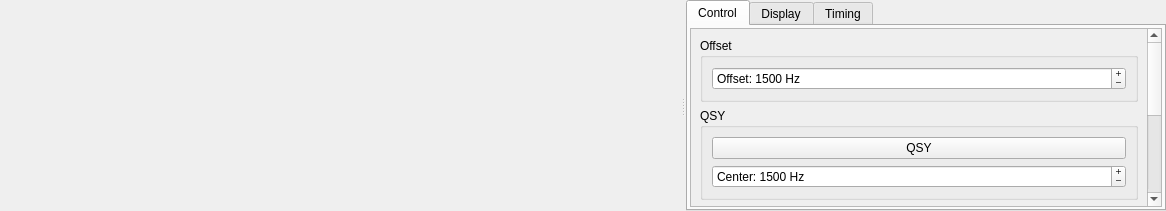
<?xml version="1.0" encoding="UTF-8"?>
<ui version="4.0">
 <class>WideGraph</class>
 <widget class="QWidget" name="WideGraph">
  <property name="geometry">
   <rect>
    <x>0</x>
    <y>0</y>
    <width>1166</width>
    <height>211</height>
   </rect>
  </property>
  <property name="sizePolicy">
   <sizepolicy hsizetype="Expanding" vsizetype="Expanding">
    <horstretch>0</horstretch>
    <verstretch>0</verstretch>
   </sizepolicy>
  </property>
  <property name="windowTitle">
   <string>Dialog</string>
  </property>
  <layout class="QHBoxLayout" name="horizontalLayout_2">
   <property name="spacing">
    <number>1</number>
   </property>
   <property name="leftMargin">
    <number>0</number>
   </property>
   <property name="topMargin">
    <number>0</number>
   </property>
   <property name="rightMargin">
    <number>0</number>
   </property>
   <property name="bottomMargin">
    <number>0</number>
   </property>
   <item>
    <widget class="QSplitter" name="splitter">
     <property name="sizePolicy">
      <sizepolicy hsizetype="Expanding" vsizetype="Expanding">
       <horstretch>0</horstretch>
       <verstretch>0</verstretch>
      </sizepolicy>
     </property>
     <property name="visible">
      <bool>true</bool>
     </property>
     <property name="autoFillBackground">
      <bool>true</bool>
     </property>
     <property name="orientation">
      <enum>Qt::Orientation::Horizontal</enum>
     </property>
     <property name="handleWidth">
      <number>6</number>
     </property>
     <property name="childrenCollapsible">
      <bool>false</bool>
     </property>
     <widget class="CPlotter" name="widePlot" native="true">
      <property name="sizePolicy">
       <sizepolicy hsizetype="Expanding" vsizetype="Expanding">
        <horstretch>0</horstretch>
        <verstretch>0</verstretch>
       </sizepolicy>
      </property>
      <property name="minimumSize">
       <size>
        <width>400</width>
        <height>10</height>
       </size>
      </property>
     </widget>
     <widget class="QWidget" name="controls_widget" native="true">
      <property name="sizePolicy">
       <sizepolicy hsizetype="Preferred" vsizetype="Expanding">
        <horstretch>0</horstretch>
        <verstretch>0</verstretch>
       </sizepolicy>
      </property>
      <property name="minimumSize">
       <size>
        <width>100</width>
        <height>0</height>
       </size>
      </property>
      <property name="autoFillBackground">
       <bool>true</bool>
      </property>
      <layout class="QGridLayout" name="gridLayout">
       <property name="leftMargin">
        <number>0</number>
       </property>
       <property name="topMargin">
        <number>0</number>
       </property>
       <property name="rightMargin">
        <number>0</number>
       </property>
       <property name="bottomMargin">
        <number>0</number>
       </property>
       <property name="horizontalSpacing">
        <number>5</number>
       </property>
       <property name="verticalSpacing">
        <number>0</number>
       </property>
       <item row="0" column="0">
        <widget class="QTabWidget" name="tabWidget">
         <property name="sizePolicy">
          <sizepolicy hsizetype="Minimum" vsizetype="Expanding">
           <horstretch>0</horstretch>
           <verstretch>0</verstretch>
          </sizepolicy>
         </property>
         <property name="tabPosition">
          <enum>QTabWidget::TabPosition::North</enum>
         </property>
         <property name="tabShape">
          <enum>QTabWidget::TabShape::Rounded</enum>
         </property>
         <property name="currentIndex">
          <number>0</number>
         </property>
         <property name="tabBarAutoHide">
          <bool>false</bool>
         </property>
         <widget class="QWidget" name="controlTab">
          <attribute name="title">
           <string>Control</string>
          </attribute>
          <layout class="QVBoxLayout" name="verticalLayout_2">
           <property name="leftMargin">
            <number>2</number>
           </property>
           <property name="topMargin">
            <number>2</number>
           </property>
           <property name="rightMargin">
            <number>2</number>
           </property>
           <property name="bottomMargin">
            <number>2</number>
           </property>
           <item>
            <widget class="QScrollArea" name="scrollArea">
             <property name="widgetResizable">
              <bool>true</bool>
             </property>
             <widget class="QWidget" name="scrollAreaWidgetContents_2">
              <property name="geometry">
               <rect>
                <x>0</x>
                <y>0</y>
                <width>499</width>
                <height>377</height>
               </rect>
              </property>
              <layout class="QVBoxLayout" name="verticalLayout_8">
               <item>
                <widget class="QGroupBox" name="groupBox_7">
                 <property name="title">
                  <string>Offset</string>
                 </property>
                 <layout class="QVBoxLayout" name="verticalLayout_11">
                  <item>
                   <widget class="QSpinBox" name="offsetSpinBox">
                    <property name="buttonSymbols">
                     <enum>QAbstractSpinBox::ButtonSymbols::PlusMinus</enum>
                    </property>
                    <property name="suffix">
                     <string> Hz</string>
                    </property>
                    <property name="prefix">
                     <string>Offset: </string>
                    </property>
                    <property name="maximum">
                     <number>5000</number>
                    </property>
                    <property name="singleStep">
                     <number>1</number>
                    </property>
                    <property name="value">
                     <number>1500</number>
                    </property>
                   </widget>
                  </item>
                 </layout>
                </widget>
               </item>
               <item>
                <widget class="QGroupBox" name="groupBox_5">
                 <property name="title">
                  <string>QSY</string>
                 </property>
                 <layout class="QVBoxLayout" name="verticalLayout_9">
                  <item>
                   <widget class="QPushButton" name="qsyPushButton">
                    <property name="toolTip">
                     <string>&lt;html&gt;&lt;head/&gt;&lt;body&gt;&lt;p&gt;Adjust the dial frequency to center the current offset at the center of the bandpass (position defined below).&lt;/p&gt;&lt;/body&gt;&lt;/html&gt;</string>
                    </property>
                    <property name="text">
                     <string>QSY</string>
                    </property>
                    <property name="autoDefault">
                     <bool>false</bool>
                    </property>
                   </widget>
                  </item>
                  <item>
                   <widget class="QSpinBox" name="centerSpinBox">
                    <property name="buttonSymbols">
                     <enum>QAbstractSpinBox::ButtonSymbols::PlusMinus</enum>
                    </property>
                    <property name="suffix">
                     <string> Hz</string>
                    </property>
                    <property name="prefix">
                     <string>Center: </string>
                    </property>
                    <property name="minimum">
                     <number>500</number>
                    </property>
                    <property name="maximum">
                     <number>5000</number>
                    </property>
                    <property name="value">
                     <number>1500</number>
                    </property>
                   </widget>
                  </item>
                 </layout>
                </widget>
               </item>
               <item>
                <widget class="QGroupBox" name="groupBox_6">
                 <property name="title">
                  <string>Filter</string>
                 </property>
                 <layout class="QVBoxLayout" name="verticalLayout_10">
                  <item>
                   <layout class="QHBoxLayout" name="horizontalLayout">
                    <property name="topMargin">
                     <number>0</number>
                    </property>
                    <item>
                     <widget class="QCheckBox" name="filterCheckBox">
                      <property name="toolTip">
                       <string>Enable the software filter</string>
                      </property>
                      <property name="text">
                       <string>Enable Filter</string>
                      </property>
                     </widget>
                    </item>
                    <item>
                     <widget class="QPushButton" name="filterCenterSyncButton">
                      <property name="enabled">
                       <bool>false</bool>
                      </property>
                      <property name="toolTip">
                       <string>&lt;html&gt;&lt;head/&gt;&lt;body&gt;&lt;p&gt;Synchronize the filter center to the audio offset&lt;/p&gt;&lt;/body&gt;&lt;/html&gt;</string>
                      </property>
                      <property name="text">
                       <string>Sync</string>
                      </property>
                     </widget>
                    </item>
                   </layout>
                  </item>
                  <item>
                   <layout class="QHBoxLayout" name="horizontalLayout_6">
                    <property name="bottomMargin">
                     <number>0</number>
                    </property>
                    <item>
                     <layout class="QVBoxLayout" name="filterCenter">
                      <item>
                       <widget class="QSpinBox" name="filterCenterSpinBox">
                        <property name="suffix">
                         <string> Hz</string>
                        </property>
                        <property name="prefix">
                         <string>Center: </string>
                        </property>
                        <property name="minimum">
                         <number>120</number>
                        </property>
                        <property name="maximum">
                         <number>4880</number>
                        </property>
                       </widget>
                      </item>
                      <item>
                       <widget class="QDial" name="filterCenterDial">
                        <property name="minimum">
                         <number>120</number>
                        </property>
                        <property name="maximum">
                         <number>4880</number>
                        </property>
                       </widget>
                      </item>
                     </layout>
                    </item>
                    <item>
                     <layout class="QVBoxLayout" name="filterWidth">
                      <item>
                       <widget class="QSpinBox" name="filterWidthSpinBox">
                        <property name="suffix">
                         <string> Hz</string>
                        </property>
                        <property name="prefix">
                         <string>Width: </string>
                        </property>
                        <property name="minimum">
                         <number>120</number>
                        </property>
                        <property name="maximum">
                         <number>5000</number>
                        </property>
                       </widget>
                      </item>
                      <item>
                       <widget class="QDial" name="filterWidthDial">
                        <property name="minimum">
                         <number>120</number>
                        </property>
                        <property name="maximum">
                         <number>5000</number>
                        </property>
                       </widget>
                      </item>
                     </layout>
                    </item>
                   </layout>
                  </item>
                 </layout>
                </widget>
               </item>
               <item>
                <widget class="QSpinBox" name="jttyFtolSpinBox">
                 <property name="toolTip">
                  <string>&lt;html&gt;&lt;head/&gt;&lt;body&gt;&lt;p&gt;JTTY hears weak stations best within this many Hz of your offset (default 50, as in WSJT-X). Elsewhere from 200 to 2800 Hz it needs a slightly cleaner signal.&lt;/p&gt;&lt;p&gt;In a QSO, keep your offset on your partner: double-click their line to follow them. Looking for contacts, double-click a CQ or message in band activity to move there.&lt;/p&gt;&lt;p&gt;WSJT-X operators look only between 1200 and 1800 Hz unless they move: call CQ there to be found by them.&lt;/p&gt;&lt;/body&gt;&lt;/html&gt;</string>
                 </property>
                 <property name="prefix">
                  <string>JTTY F Tol: </string>
                 </property>
                 <property name="suffix">
                  <string> Hz</string>
                 </property>
                 <property name="minimum">
                  <number>10</number>
                 </property>
                 <property name="maximum">
                  <number>500</number>
                 </property>
                 <property name="value">
                  <number>50</number>
                 </property>
                </widget>
               </item>
               <item>
                <spacer name="verticalSpacer_3">
                 <property name="orientation">
                  <enum>Qt::Orientation::Vertical</enum>
                 </property>
                 <property name="sizeHint" stdset="0">
                  <size>
                   <width>20</width>
                   <height>40</height>
                  </size>
                 </property>
                </spacer>
               </item>
              </layout>
             </widget>
            </widget>
           </item>
          </layout>
         </widget>
         <widget class="QWidget" name="displayTab">
          <attribute name="title">
           <string>Display</string>
          </attribute>
          <layout class="QVBoxLayout" name="verticalLayout_3">
           <property name="leftMargin">
            <number>2</number>
           </property>
           <property name="topMargin">
            <number>2</number>
           </property>
           <property name="rightMargin">
            <number>2</number>
           </property>
           <property name="bottomMargin">
            <number>2</number>
           </property>
           <item>
            <widget class="QScrollArea" name="scrollArea_2">
             <property name="widgetResizable">
              <bool>true</bool>
             </property>
             <widget class="QWidget" name="scrollAreaWidgetContents_3">
              <property name="geometry">
               <rect>
                <x>0</x>
                <y>0</y>
                <width>499</width>
                <height>762</height>
               </rect>
              </property>
              <layout class="QVBoxLayout" name="verticalLayout_5">
               <item>
                <widget class="QGroupBox" name="groupBox_8">
                 <property name="title">
                  <string>Size</string>
                 </property>
                 <layout class="QVBoxLayout" name="verticalLayout_12">
                  <item>
                   <widget class="QSpinBox" name="fStartSpinBox">
                    <property name="toolTip">
                     <string>&lt;html&gt;&lt;head/&gt;&lt;body&gt;&lt;p&gt;Frequency at left edge of waterfall&lt;/p&gt;&lt;/body&gt;&lt;/html&gt;</string>
                    </property>
                    <property name="buttonSymbols">
                     <enum>QAbstractSpinBox::ButtonSymbols::PlusMinus</enum>
                    </property>
                    <property name="suffix">
                     <string> Hz</string>
                    </property>
                    <property name="prefix">
                     <string>Start: </string>
                    </property>
                    <property name="maximum">
                     <number>5000</number>
                    </property>
                    <property name="singleStep">
                     <number>100</number>
                    </property>
                    <property name="value">
                     <number>500</number>
                    </property>
                   </widget>
                  </item>
                  <item>
                   <widget class="QSpinBox" name="bppSpinBox">
                    <property name="toolTip">
                     <string>Compression factor for frequency scale</string>
                    </property>
                    <property name="buttonSymbols">
                     <enum>QAbstractSpinBox::ButtonSymbols::PlusMinus</enum>
                    </property>
                    <property name="suffix">
                     <string/>
                    </property>
                    <property name="prefix">
                     <string>Bins Per Pixel: </string>
                    </property>
                    <property name="minimum">
                     <number>1</number>
                    </property>
                    <property name="maximum">
                     <number>1000</number>
                    </property>
                    <property name="singleStep">
                     <number>1</number>
                    </property>
                    <property name="value">
                     <number>5</number>
                    </property>
                   </widget>
                  </item>
                 </layout>
                </widget>
               </item>
               <item>
                <widget class="QGroupBox" name="groupBox_3">
                 <property name="title">
                  <string>Palette</string>
                 </property>
                 <layout class="QVBoxLayout" name="verticalLayout_6">
                  <item>
                   <widget class="QComboBox" name="paletteComboBox">
                    <property name="toolTip">
                     <string>Select waterfall palette</string>
                    </property>
                   </widget>
                  </item>
                  <item>
                   <widget class="QPushButton" name="adjust_palette_push_button">
                    <property name="toolTip">
                     <string>&lt;html&gt;&lt;head/&gt;&lt;body&gt;&lt;p&gt;Enter definition for a new color palette.&lt;/p&gt;&lt;/body&gt;&lt;/html&gt;</string>
                    </property>
                    <property name="text">
                     <string>Adjust...</string>
                    </property>
                    <property name="autoDefault">
                     <bool>false</bool>
                    </property>
                   </widget>
                  </item>
                 </layout>
                </widget>
               </item>
               <item>
                <widget class="QGroupBox" name="groupBox_4">
                 <property name="title">
                  <string>Scrolling &amp;&amp; Averaging</string>
                 </property>
                 <layout class="QVBoxLayout" name="verticalLayout_7">
                  <item>
                   <widget class="QSpinBox" name="fpsSpinBox">
                    <property name="suffix">
                     <string> fps</string>
                    </property>
                    <property name="prefix">
                     <string>Scroll Speed: </string>
                    </property>
                    <property name="minimum">
                     <number>1</number>
                    </property>
                    <property name="maximum">
                     <number>100</number>
                    </property>
                    <property name="value">
                     <number>10</number>
                    </property>
                   </widget>
                  </item>
                  <item>
                   <layout class="QHBoxLayout" name="horizontalLayout_3">
                    <item>
                     <widget class="QSpinBox" name="waterfallAvgSpinBox">
                      <property name="toolTip">
                       <string>Number of FFTs averaged (controls waterfall scrolling rate)</string>
                      </property>
                      <property name="buttonSymbols">
                       <enum>QAbstractSpinBox::ButtonSymbols::PlusMinus</enum>
                      </property>
                      <property name="prefix">
                       <string>Avg N: </string>
                      </property>
                      <property name="minimum">
                       <number>1</number>
                      </property>
                      <property name="maximum">
                       <number>50</number>
                      </property>
                     </widget>
                    </item>
                    <item>
                     <widget class="QCheckBox" name="cbFlatten">
                      <property name="toolTip">
                       <string>&lt;html&gt;&lt;head/&gt;&lt;body&gt;&lt;p&gt;Flatten spectral baseline over the full displayed interval.&lt;/p&gt;&lt;/body&gt;&lt;/html&gt;</string>
                      </property>
                      <property name="text">
                       <string>Flatten</string>
                      </property>
                     </widget>
                    </item>
                   </layout>
                  </item>
                  <item>
                   <widget class="QComboBox" name="spec2dComboBox">
                    <property name="toolTip">
                     <string>&lt;html&gt;&lt;head/&gt;&lt;body&gt;&lt;p&gt;Select data for spectral display&lt;/p&gt;&lt;/body&gt;&lt;/html&gt;</string>
                    </property>
                    <property name="currentIndex">
                     <number>0</number>
                    </property>
                    <item>
                     <property name="text">
                      <string>Current</string>
                     </property>
                    </item>
                    <item>
                     <property name="text">
                      <string>Cumulative</string>
                     </property>
                    </item>
                    <item>
                     <property name="text">
                      <string>Linear Avg</string>
                     </property>
                    </item>
                   </widget>
                  </item>
                  <item>
                   <widget class="QSpinBox" name="smoSpinBox">
                    <property name="enabled">
                     <bool>false</bool>
                    </property>
                    <property name="toolTip">
                     <string>Smoothing of Linear Average spectrum</string>
                    </property>
                    <property name="alignment">
                     <set>Qt::AlignmentFlag::AlignCenter</set>
                    </property>
                    <property name="buttonSymbols">
                     <enum>QAbstractSpinBox::ButtonSymbols::PlusMinus</enum>
                    </property>
                    <property name="suffix">
                     <string/>
                    </property>
                    <property name="prefix">
                     <string>Smooth:  </string>
                    </property>
                    <property name="minimum">
                     <number>1</number>
                    </property>
                    <property name="maximum">
                     <number>7</number>
                    </property>
                   </widget>
                  </item>
                 </layout>
                </widget>
               </item>
               <item>
                <widget class="QGroupBox" name="groupBox">
                 <property name="title">
                  <string>Waterfall</string>
                 </property>
                 <layout class="QVBoxLayout" name="verticalLayout_4">
                  <item>
                   <layout class="QFormLayout" name="formLayout">
                    <property name="topMargin">
                     <number>0</number>
                    </property>
                    <item row="0" column="0">
                     <widget class="QLabel" name="label">
                      <property name="text">
                       <string>Gain:</string>
                      </property>
                     </widget>
                    </item>
                    <item row="0" column="1">
                     <widget class="QSlider" name="gainSlider">
                      <property name="sizePolicy">
                       <sizepolicy hsizetype="Expanding" vsizetype="Fixed">
                        <horstretch>0</horstretch>
                        <verstretch>0</verstretch>
                       </sizepolicy>
                      </property>
                      <property name="minimumSize">
                       <size>
                        <width>100</width>
                        <height>0</height>
                       </size>
                      </property>
                      <property name="maximumSize">
                       <size>
                        <width>16777215</width>
                        <height>16777215</height>
                       </size>
                      </property>
                      <property name="toolTip">
                       <string>Waterfall gain</string>
                      </property>
                      <property name="minimum">
                       <number>-50</number>
                      </property>
                      <property name="maximum">
                       <number>50</number>
                      </property>
                      <property name="orientation">
                       <enum>Qt::Orientation::Horizontal</enum>
                      </property>
                      <property name="tickPosition">
                       <enum>QSlider::TickPosition::TicksAbove</enum>
                      </property>
                     </widget>
                    </item>
                    <item row="1" column="0">
                     <widget class="QLabel" name="label_2">
                      <property name="text">
                       <string>Zero:</string>
                      </property>
                     </widget>
                    </item>
                    <item row="1" column="1">
                     <widget class="QSlider" name="zeroSlider">
                      <property name="sizePolicy">
                       <sizepolicy hsizetype="Expanding" vsizetype="Fixed">
                        <horstretch>0</horstretch>
                        <verstretch>0</verstretch>
                       </sizepolicy>
                      </property>
                      <property name="minimumSize">
                       <size>
                        <width>100</width>
                        <height>0</height>
                       </size>
                      </property>
                      <property name="maximumSize">
                       <size>
                        <width>16777215</width>
                        <height>16777215</height>
                       </size>
                      </property>
                      <property name="toolTip">
                       <string>Waterfall zero</string>
                      </property>
                      <property name="minimum">
                       <number>-50</number>
                      </property>
                      <property name="maximum">
                       <number>50</number>
                      </property>
                      <property name="orientation">
                       <enum>Qt::Orientation::Horizontal</enum>
                      </property>
                      <property name="tickPosition">
                       <enum>QSlider::TickPosition::TicksAbove</enum>
                      </property>
                     </widget>
                    </item>
                   </layout>
                  </item>
                  <item>
                   <widget class="QCheckBox" name="decodeAttemptCheckBox">
                    <property name="text">
                     <string>Display Decode Attempts</string>
                    </property>
                   </widget>
                  </item>
                 </layout>
                </widget>
               </item>
               <item>
                <widget class="QGroupBox" name="groupBox_2">
                 <property name="title">
                  <string>Spectrum</string>
                 </property>
                 <layout class="QFormLayout" name="formLayout_2">
                  <item row="0" column="0">
                   <widget class="QLabel" name="label_3">
                    <property name="text">
                     <string>Height:</string>
                    </property>
                   </widget>
                  </item>
                  <item row="0" column="1">
                   <widget class="QSpinBox" name="sbPercent2dPlot">
                    <property name="toolTip">
                     <string>&lt;html&gt;&lt;head/&gt;&lt;body&gt;&lt;p&gt;Set fractional size of spectrum in this window.&lt;/p&gt;&lt;/body&gt;&lt;/html&gt;</string>
                    </property>
                    <property name="alignment">
                     <set>Qt::AlignmentFlag::AlignCenter</set>
                    </property>
                    <property name="buttonSymbols">
                     <enum>QAbstractSpinBox::ButtonSymbols::PlusMinus</enum>
                    </property>
                    <property name="suffix">
                     <string> %</string>
                    </property>
                    <property name="prefix">
                     <string/>
                    </property>
                    <property name="maximum">
                     <number>100</number>
                    </property>
                    <property name="singleStep">
                     <number>5</number>
                    </property>
                    <property name="value">
                     <number>0</number>
                    </property>
                   </widget>
                  </item>
                  <item row="1" column="0">
                   <widget class="QLabel" name="label_4">
                    <property name="text">
                     <string>Gain:</string>
                    </property>
                   </widget>
                  </item>
                  <item row="1" column="1">
                   <widget class="QSlider" name="gain2dSlider">
                    <property name="sizePolicy">
                     <sizepolicy hsizetype="Expanding" vsizetype="Fixed">
                      <horstretch>0</horstretch>
                      <verstretch>0</verstretch>
                     </sizepolicy>
                    </property>
                    <property name="minimumSize">
                     <size>
                      <width>100</width>
                      <height>0</height>
                     </size>
                    </property>
                    <property name="maximumSize">
                     <size>
                      <width>16777215</width>
                      <height>16777215</height>
                     </size>
                    </property>
                    <property name="toolTip">
                     <string>Spectrum gain</string>
                    </property>
                    <property name="minimum">
                     <number>-50</number>
                    </property>
                    <property name="maximum">
                     <number>50</number>
                    </property>
                    <property name="orientation">
                     <enum>Qt::Orientation::Horizontal</enum>
                    </property>
                    <property name="tickPosition">
                     <enum>QSlider::TickPosition::TicksAbove</enum>
                    </property>
                   </widget>
                  </item>
                  <item row="3" column="0">
                   <widget class="QLabel" name="label_5">
                    <property name="text">
                     <string>Zero:</string>
                    </property>
                   </widget>
                  </item>
                  <item row="3" column="1">
                   <widget class="QSlider" name="zero2dSlider">
                    <property name="sizePolicy">
                     <sizepolicy hsizetype="Expanding" vsizetype="Fixed">
                      <horstretch>0</horstretch>
                      <verstretch>0</verstretch>
                     </sizepolicy>
                    </property>
                    <property name="minimumSize">
                     <size>
                      <width>100</width>
                      <height>0</height>
                     </size>
                    </property>
                    <property name="maximumSize">
                     <size>
                      <width>16777215</width>
                      <height>16777215</height>
                     </size>
                    </property>
                    <property name="toolTip">
                     <string>Spectrum zero</string>
                    </property>
                    <property name="minimum">
                     <number>-50</number>
                    </property>
                    <property name="maximum">
                     <number>50</number>
                    </property>
                    <property name="orientation">
                     <enum>Qt::Orientation::Horizontal</enum>
                    </property>
                    <property name="tickPosition">
                     <enum>QSlider::TickPosition::TicksAbove</enum>
                    </property>
                   </widget>
                  </item>
                 </layout>
                </widget>
               </item>
               <item>
                <widget class="QGroupBox" name="groupBox_9">
                 <property name="title">
                  <string>Filter</string>
                 </property>
                 <layout class="QFormLayout" name="formLayout_3">
                  <item row="0" column="0">
                   <widget class="QLabel" name="label_6">
                    <property name="text">
                     <string>Opacity:</string>
                    </property>
                   </widget>
                  </item>
                  <item row="0" column="1">
                   <widget class="QSpinBox" name="filterOpacitySpinBox">
                    <property name="alignment">
                     <set>Qt::AlignmentFlag::AlignCenter</set>
                    </property>
                    <property name="buttonSymbols">
                     <enum>QAbstractSpinBox::ButtonSymbols::PlusMinus</enum>
                    </property>
                    <property name="suffix">
                     <string>%</string>
                    </property>
                    <property name="maximum">
                     <number>100</number>
                    </property>
                    <property name="value">
                     <number>50</number>
                    </property>
                   </widget>
                  </item>
                 </layout>
                </widget>
               </item>
               <item>
                <spacer name="verticalSpacer_2">
                 <property name="orientation">
                  <enum>Qt::Orientation::Vertical</enum>
                 </property>
                 <property name="sizeHint" stdset="0">
                  <size>
                   <width>20</width>
                   <height>40</height>
                  </size>
                 </property>
                </spacer>
               </item>
              </layout>
             </widget>
            </widget>
           </item>
          </layout>
         </widget>
         <widget class="QWidget" name="timingTab">
          <attribute name="title">
           <string>Timing</string>
          </attribute>
          <layout class="QGridLayout" name="gridLayout_12">
           <property name="leftMargin">
            <number>2</number>
           </property>
           <property name="topMargin">
            <number>2</number>
           </property>
           <property name="rightMargin">
            <number>2</number>
           </property>
           <property name="bottomMargin">
            <number>2</number>
           </property>
           <item row="0" column="0">
            <widget class="QScrollArea" name="scrollArea_3">
             <property name="widgetResizable">
              <bool>true</bool>
             </property>
             <widget class="QWidget" name="scrollAreaWidgetContents">
              <property name="geometry">
               <rect>
                <x>0</x>
                <y>0</y>
                <width>499</width>
                <height>352</height>
               </rect>
              </property>
              <layout class="QVBoxLayout" name="verticalLayout">
               <item>
                <widget class="QSpinBox" name="driftSpinBox">
                 <property name="sizePolicy">
                  <sizepolicy hsizetype="MinimumExpanding" vsizetype="Fixed">
                   <horstretch>0</horstretch>
                   <verstretch>0</verstretch>
                  </sizepolicy>
                 </property>
                 <property name="minimumSize">
                  <size>
                   <width>0</width>
                   <height>30</height>
                  </size>
                 </property>
                 <property name="wrapping">
                  <bool>false</bool>
                 </property>
                 <property name="alignment">
                  <set>Qt::AlignmentFlag::AlignCenter</set>
                 </property>
                 <property name="buttonSymbols">
                  <enum>QAbstractSpinBox::ButtonSymbols::PlusMinus</enum>
                 </property>
                 <property name="suffix">
                  <string> ms</string>
                 </property>
                 <property name="prefix">
                  <string>Time Drift: </string>
                 </property>
                 <property name="minimum">
                  <number>-30000</number>
                 </property>
                 <property name="maximum">
                  <number>30000</number>
                 </property>
                 <property name="singleStep">
                  <number>100</number>
                 </property>
                </widget>
               </item>
               <item>
                <widget class="QGroupBox" name="groupBox_10">
                 <property name="title">
                  <string>Automatic</string>
                 </property>
                 <layout class="QVBoxLayout" name="verticalLayout_13">
                  <item>
                   <widget class="QPushButton" name="autoDriftButton">
                    <property name="toolTip">
                     <string>&lt;html&gt;&lt;head/&gt;&lt;body&gt;&lt;p&gt;Automatically synchronize time drift every second to decodes of NORMAL and SLOW signals observed.&lt;/p&gt;&lt;p&gt;This process is CPU intensive and may cause abnormal decoder behavior if run for extended periods of time. Default operation should be paired with stopping automatic time drift after signals have been decoded. &lt;/p&gt;&lt;/body&gt;&lt;/html&gt;</string>
                    </property>
                    <property name="styleSheet">
                     <string notr="true">QPushButton:checked {
  font-weight:bold;
  color:black;
}</string>
                    </property>
                    <property name="text">
                     <string>Start Automatic Time Drift</string>
                    </property>
                    <property name="checkable">
                     <bool>true</bool>
                    </property>
                   </widget>
                  </item>
                  <item>
                   <layout class="QHBoxLayout" name="horizontalLayout_4" stretch="0,1">
                    <item>
                     <widget class="QCheckBox" name="autoDriftAutoStopCheckBox">
                      <property name="text">
                       <string>Stop After:</string>
                      </property>
                      <property name="checked">
                       <bool>true</bool>
                      </property>
                     </widget>
                    </item>
                    <item>
                     <widget class="QSpinBox" name="autoDriftStopSpinBox">
                      <property name="suffix">
                       <string> decode(s)</string>
                      </property>
                      <property name="minimum">
                       <number>1</number>
                      </property>
                      <property name="maximum">
                       <number>1024</number>
                      </property>
                     </widget>
                    </item>
                   </layout>
                  </item>
                 </layout>
                </widget>
               </item>
               <item>
                <widget class="QGroupBox" name="groupBox_11">
                 <property name="title">
                  <string>Manual</string>
                 </property>
                 <layout class="QVBoxLayout" name="verticalLayout_14">
                  <item>
                   <widget class="QPushButton" name="driftSyncMinuteButton">
                    <property name="toolTip">
                     <string>&lt;html&gt;&lt;head/&gt;&lt;body&gt;&lt;p&gt;Observe signals in the waterfall and click this to synchronize your time drift with the start of a minute.&lt;/p&gt;&lt;/body&gt;&lt;/html&gt;</string>
                    </property>
                    <property name="text">
                     <string>Set Time Drift to Now (Minute Start)</string>
                    </property>
                   </widget>
                  </item>
                  <item>
                   <widget class="QPushButton" name="driftSyncEndButton">
                    <property name="toolTip">
                     <string>&lt;html&gt;&lt;head/&gt;&lt;body&gt;&lt;p&gt;Observe signals in the waterfall and click this to synchronize your time drift with the end of a TX cycle in the current transmission speed.&lt;/p&gt;&lt;/body&gt;&lt;/html&gt;</string>
                    </property>
                    <property name="text">
                     <string>Set Time Drift to Now (TX End)</string>
                    </property>
                   </widget>
                  </item>
                  <item>
                   <widget class="QPushButton" name="driftSyncButton">
                    <property name="toolTip">
                     <string>&lt;html&gt;&lt;head/&gt;&lt;body&gt;&lt;p&gt;Observe signals in the waterfall and click this to synchronize your time drift with the start of a TX cycle in the current transmission speed.&lt;/p&gt;&lt;/body&gt;&lt;/html&gt;</string>
                    </property>
                    <property name="text">
                     <string>Set Time Drift to Now (TX Start)</string>
                    </property>
                   </widget>
                  </item>
                  <item>
                   <widget class="QPushButton" name="driftSyncResetButton">
                    <property name="toolTip">
                     <string>Reset your time drift to zero.</string>
                    </property>
                    <property name="text">
                     <string>Reset Time Drift</string>
                    </property>
                   </widget>
                  </item>
                 </layout>
                </widget>
               </item>
               <item>
                <spacer name="verticalSpacer">
                 <property name="orientation">
                  <enum>Qt::Orientation::Vertical</enum>
                 </property>
                 <property name="sizeHint" stdset="0">
                  <size>
                   <width>20</width>
                   <height>40</height>
                  </size>
                 </property>
                </spacer>
               </item>
              </layout>
             </widget>
            </widget>
           </item>
          </layout>
         </widget>
        </widget>
       </item>
      </layout>
     </widget>
    </widget>
   </item>
  </layout>
 </widget>
 <customwidgets>
  <customwidget>
   <class>CPlotter</class>
   <extends>QWidget</extends>
   <header>JS8_Main/CPlotter.h</header>
  </customwidget>
 </customwidgets>
 <resources/>
 <connections/>
</ui>
